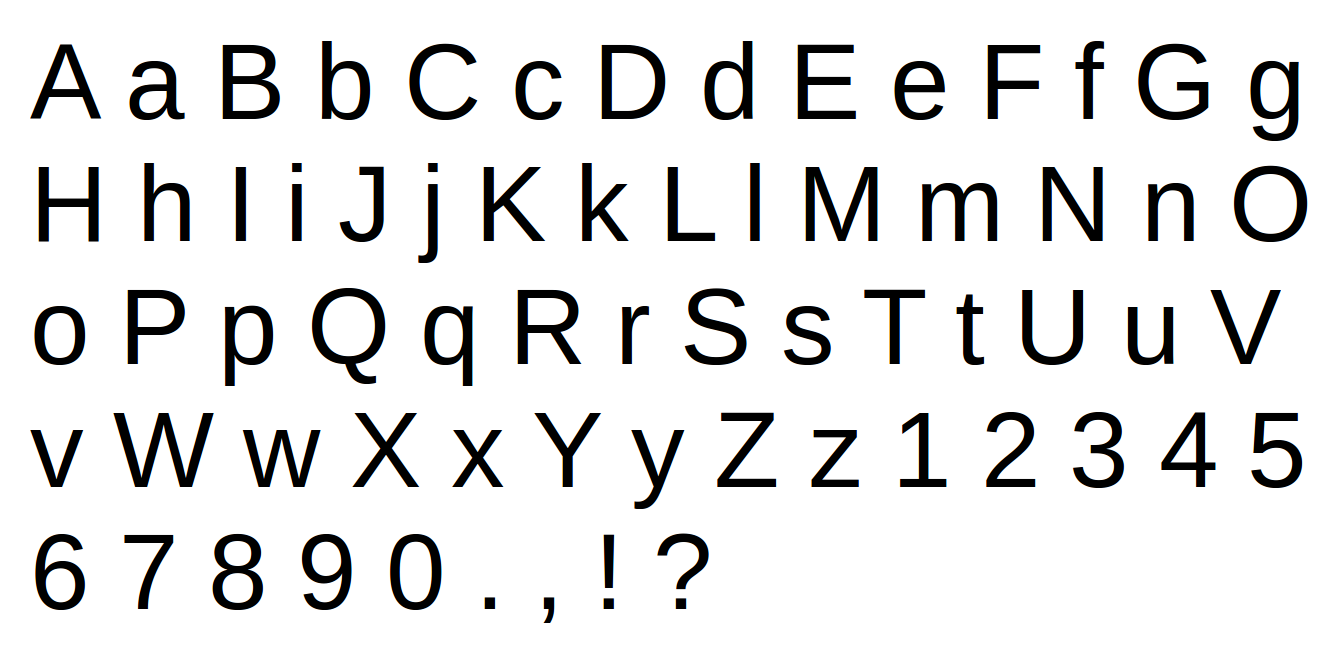
#> input picture resources/arial_org.png, 1327 x 646 px
$ python -i deskewer.py   (imports and definitions only)
#> lines starting #> are read from the running program, lines starting #| are printed output that depends on the picture; after the words box and inside, x2 and y2 are one past the last pixel; in counts of white or black regions, pixels touching at a corner belong together
import numpy as np
import cv2


def deskewer(file_name):
#> called with file_name = 'resources/arial_org.png'
    image = cv2.imread(file_name)
#> image is the input picture: shape (646, 1327, 3); mean B, G, R 227, 226.9, 226.9

    gray = cv2.cvtColor(image, cv2.COLOR_BGR2GRAY)
    gray = cv2.bitwise_not(gray)
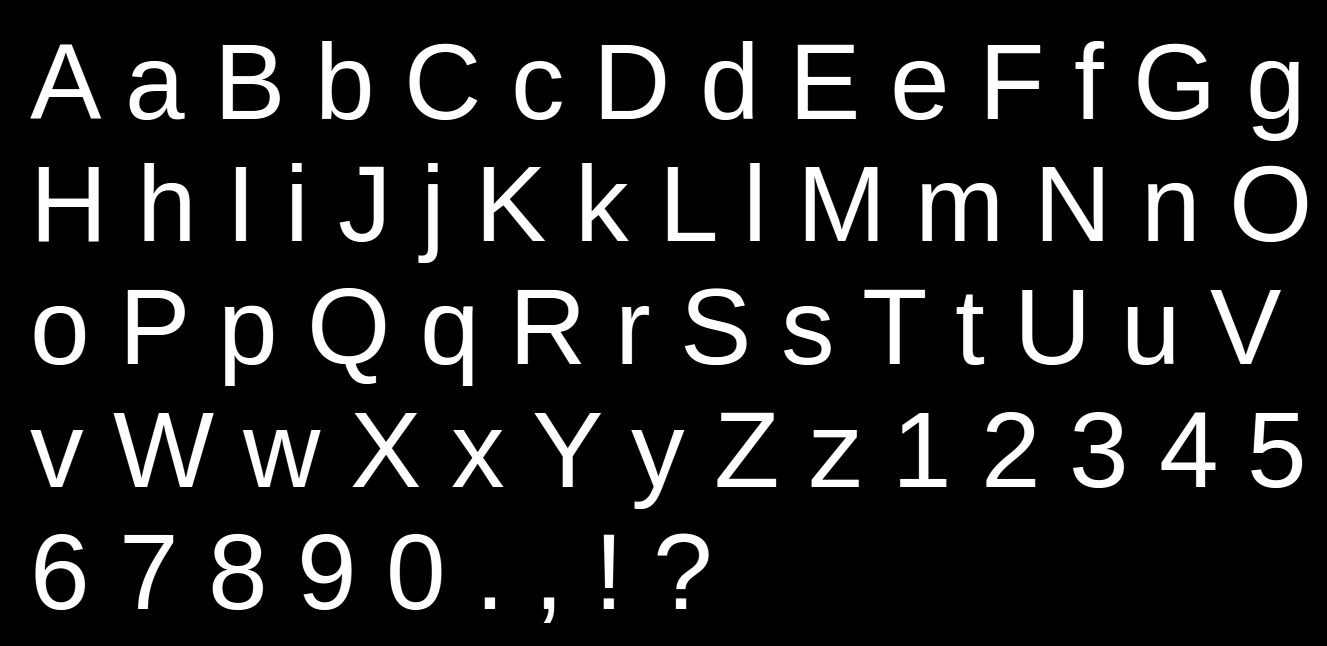
#> gray: shape (646, 1327); min 0, max 255, mean 28.1

    thresh = cv2.threshold(gray, 0, 255, cv2.THRESH_BINARY | cv2.THRESH_OTSU)[1]
#> thresh: shape (646, 1327); 11% white; 70 white regions, largest, box (x1, y1, x2, y2) and area: (114, 413, 214, 487) 2622, (806, 167, 877, 241) 2471, (312, 288, 385, 384) 2278

    # grab the (x, y) coordinates of all pixel values that
    # are greater than zero, then use these coordinates to
    # compute a rotated bounding box that contains all
    # coordinates
    coords = np.column_stack(np.where(thresh > 0))
#> coords = 94430 pairs, first value 41 to 622, second value 31 to 1306
    angle = cv2.minAreaRect(coords)[-1]
#> angle = -90

    # the `cv2.minAreaRect` function returns values in the
    # range [-90, 0); as the rectangle rotates clockwise the
    # returned angle trends to 0 -- in this special case we
    # need to add 90 degrees to the angle
    # otherwise, just take the inverse of the angle to make
    # it positive
    if angle < -45:
        angle = -(90 + angle)
#> angle = 0
    else:
        angle = -angle

    # rotate the image to deskew it
    (h, w) = image.shape[:2]
#> h = 646; w = 1327
    center = (w // 2, h // 2)
#> center = (663, 323)
    M = cv2.getRotationMatrix2D(center, angle, 1.0)
#> M = [[1, 0, 0], [0, 1, 0]]
    rotated = cv2.warpAffine(image, M, (w, h), flags=cv2.INTER_CUBIC, borderMode=cv2.BORDER_REPLICATE)

    return rotated

>>> result = deskewer('resources/arial_org.png')

$ run again, on resources/arial_pl.png
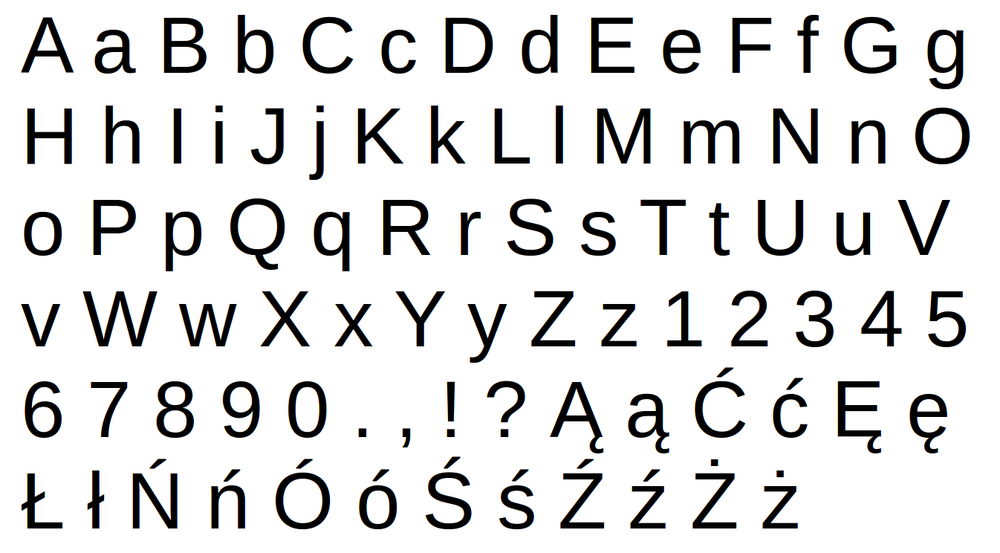
#> input picture resources/arial_pl.png, 1000 x 553 px, shrunk from 1346 x 744 before the run
#> in deskewer, image is the input picture: shape (553, 1000, 3); mean B, G, R 223.8, 223.8, 223.8
#> in deskewer, `gray = cv2.bitwise_not(gray)`:
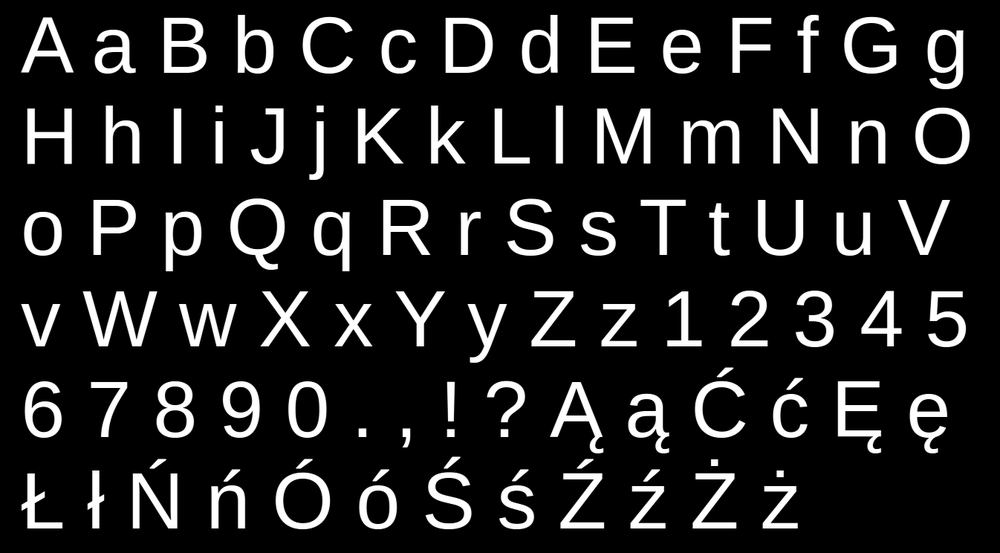
#> gray: shape (553, 1000); min 0, max 255, mean 31.2
#> in deskewer, `thresh = cv2.threshold(gray, 0, 255, cv2.THRESH_BINARY | cv2.THRESH_OT..`:
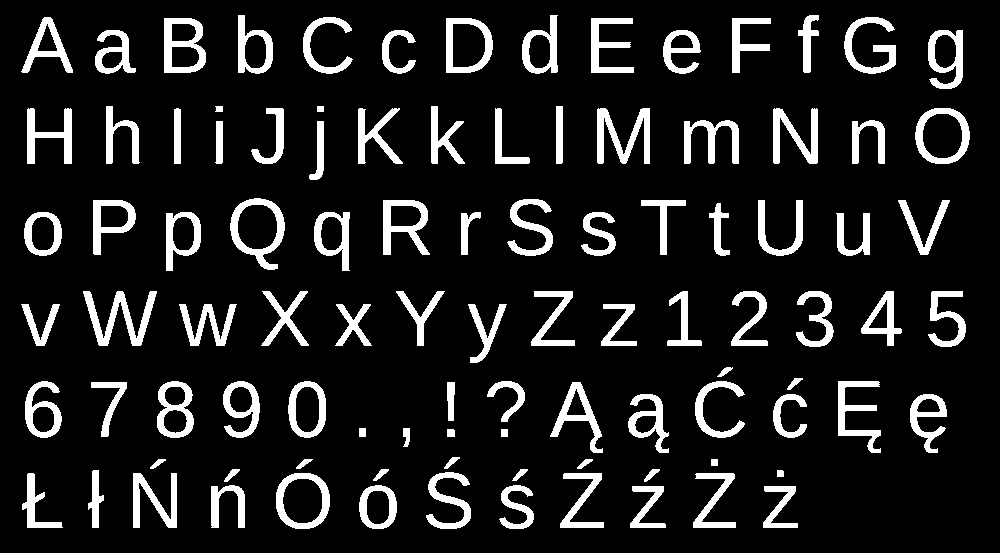
#> thresh: shape (553, 1000); 12.3% white; 100 white regions, largest, box (x1, y1, x2, y2) and area: (83, 291, 157, 346) 1455, (597, 108, 650, 164) 1370, (230, 198, 285, 270) 1267
#> coords = 68128 pairs, first value 15 to 528, second value 21 to 969
#> in deskewer, `angle = cv2.minAreaRect(coords)[-1]`: angle = -90
#> in deskewer, `angle = -(90 + angle)`: angle = 0
#> M = [[1, 0, 0], [0, 1, 0]]

$ run again, on resources/roman_org.png
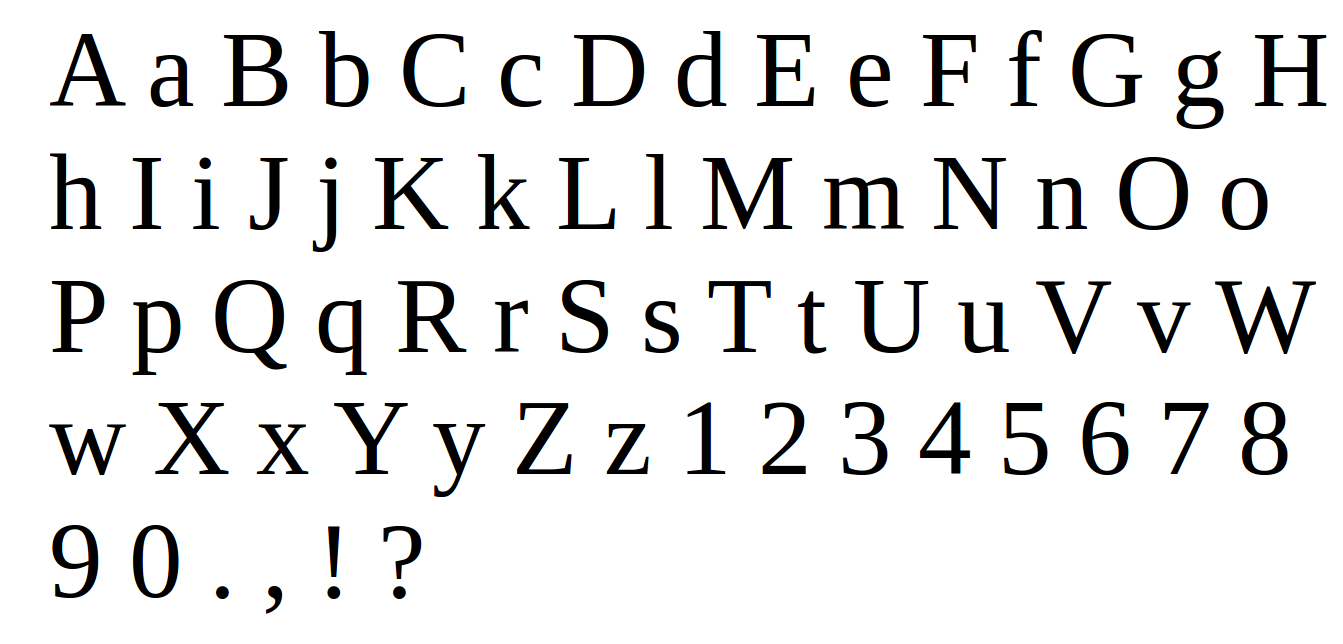
#> input picture resources/roman_org.png, 1343 x 644 px
#> in deskewer, image is the input picture: shape (644, 1343, 3); mean B, G, R 232.1, 232.1, 232.1
#> in deskewer, `gray = cv2.bitwise_not(gray)`:
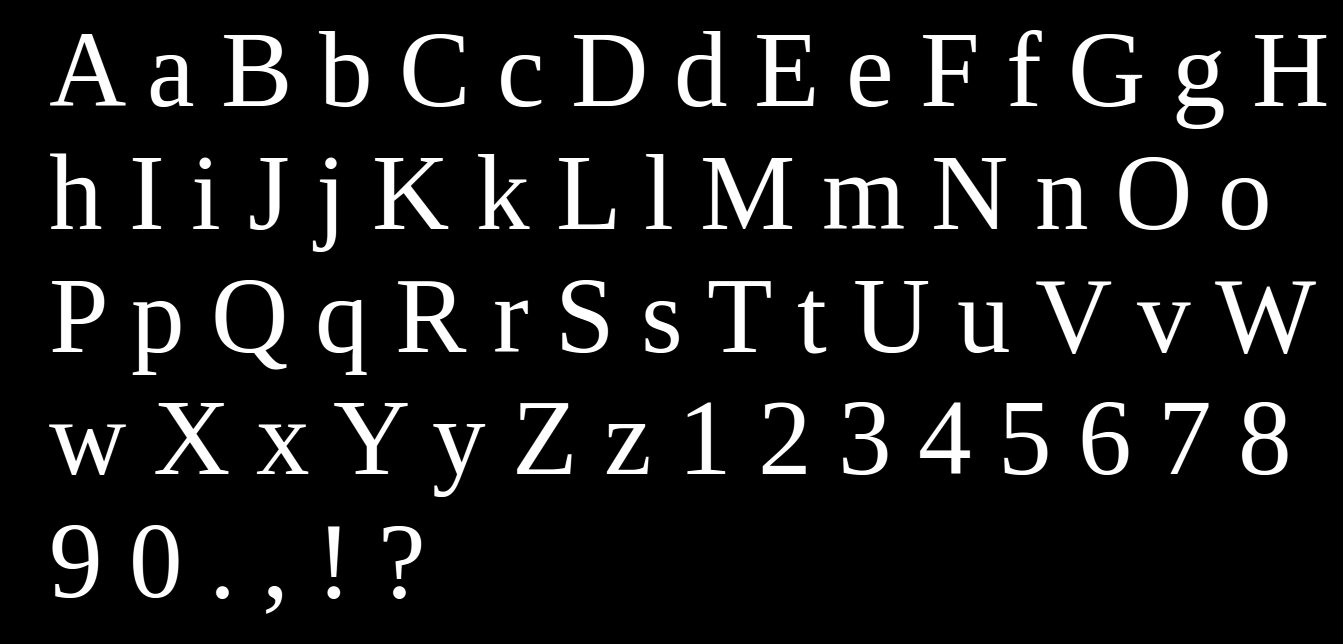
#> gray: shape (644, 1343); min 0, max 255, mean 22.9
#> thresh: shape (644, 1343); 9% white; 70 white regions, largest, box (x1, y1, x2, y2) and area: (703, 158, 792, 229) 2346, (1215, 281, 1316, 354) 2038, (215, 280, 287, 370) 1879
#> coords = 77935 pairs, first value 30 to 613, second value 49 to 1325
#> in deskewer, `angle = cv2.minAreaRect(coords)[-1]`: angle = -89.92
#> in deskewer, `angle = -(90 + angle)`: angle = -0.0806
#> M = [[1, -0.00141, 0.454], [0.00141, 1, -0.943]]
#> in deskewer, `rotated = cv2.warpAffine(image, M, (w, h), flags=cv2.INTER_CUBIC, bord..`:
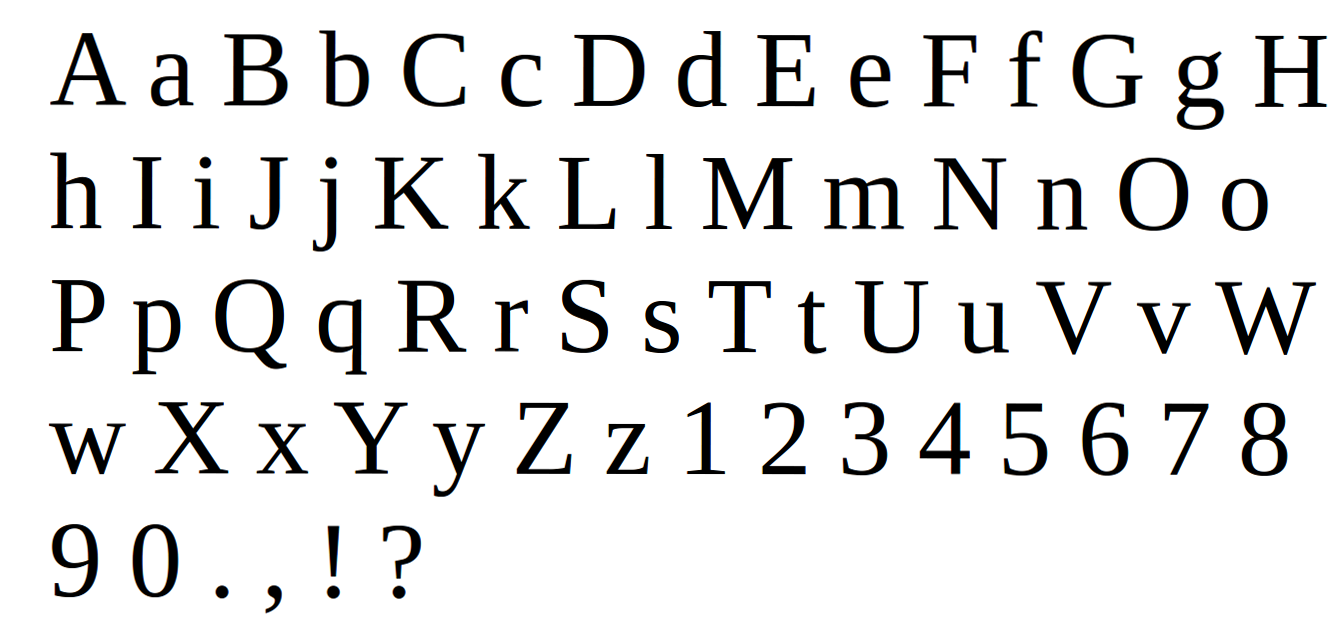
#> rotated: shape (644, 1343, 3); mean B, G, R 232.1, 232.1, 232.1

$ run again, on resources/roman_pl.png
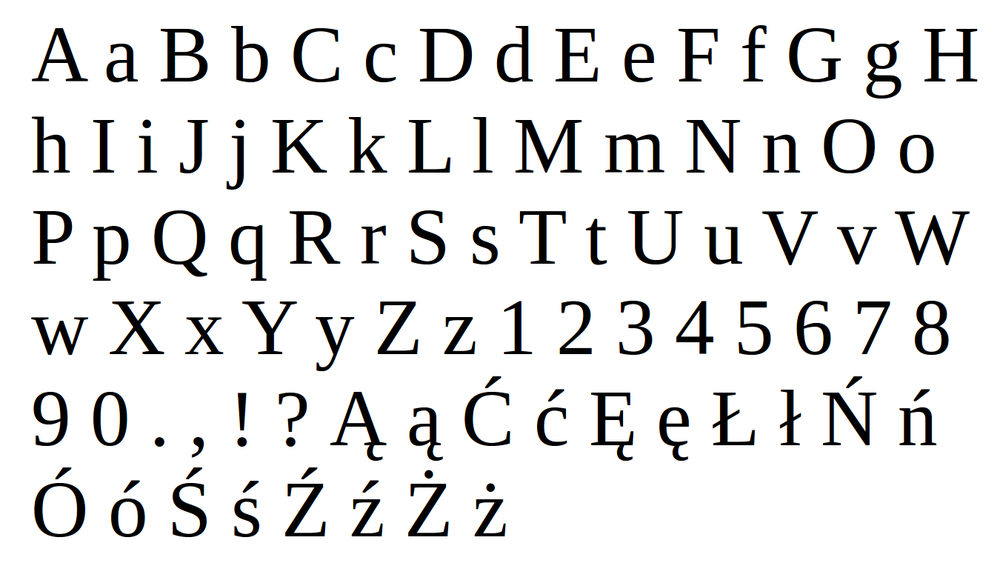
#> input picture resources/roman_pl.png, 1000 x 563 px, shrunk from 1350 x 760 before the run
#> in deskewer, image is the input picture: shape (563, 1000, 3); mean B, G, R 230, 230, 230.1
#> in deskewer, `thresh = cv2.threshold(gray, 0, 255, cv2.THRESH_BINARY | cv2.THRESH_OT..`:
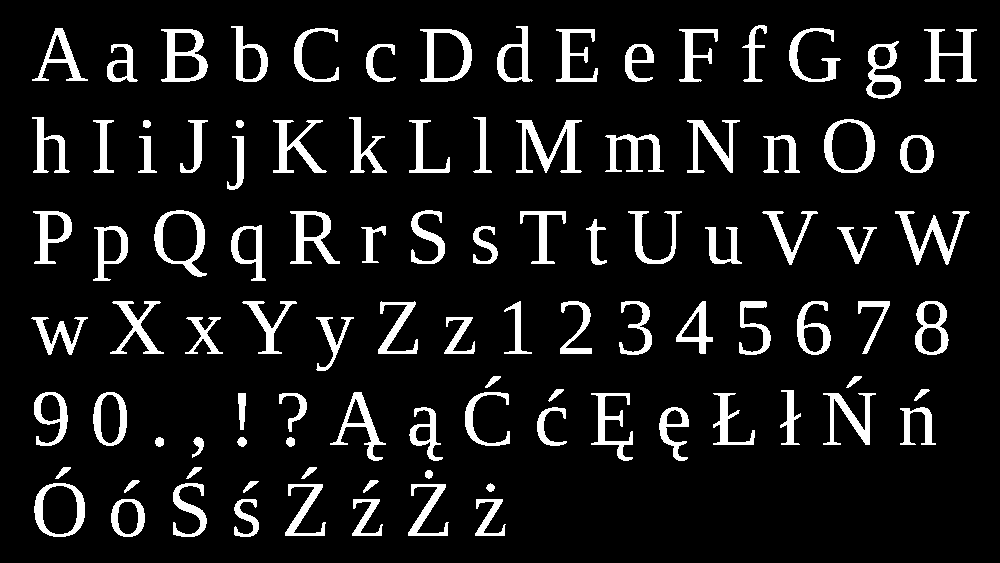
#> thresh: shape (563, 1000); 9.9% white; 100 white regions, largest, box (x1, y1, x2, y2) and area: (516, 120, 582, 173) 1319, (895, 211, 970, 265) 1134, (161, 29, 208, 82) 1073
#> coords = 55837 pairs, first value 25 to 536, second value 31 to 976
#> in deskewer, `angle = cv2.minAreaRect(coords)[-1]`: angle = -89.89
#> in deskewer, `angle = -(90 + angle)`: angle = -0.109
#> M = [[1, -0.0019, 0.534], [0.0019, 1, -0.948]]
#> in deskewer, `rotated = cv2.warpAffine(image, M, (w, h), flags=cv2.INTER_CUBIC, bord..`:
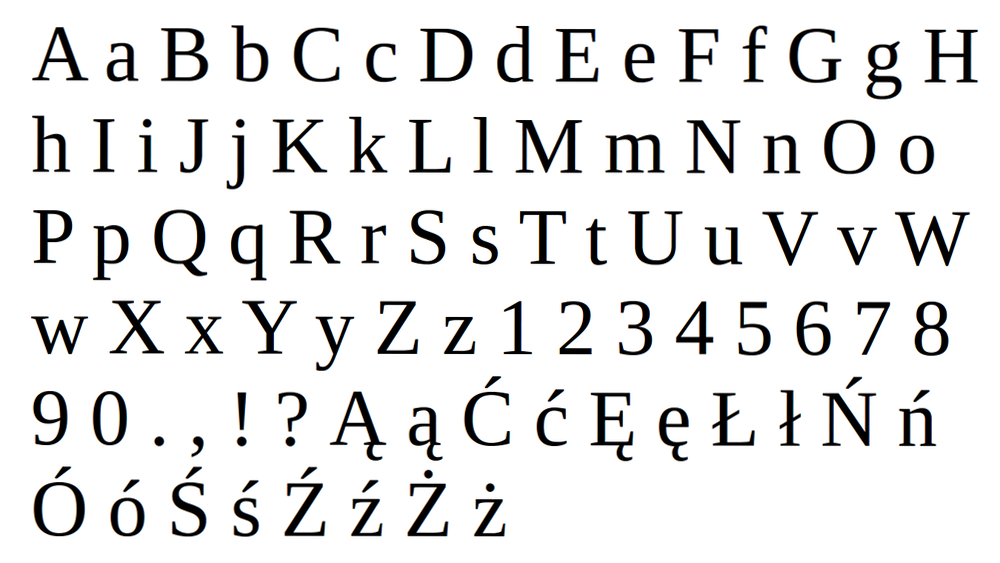
#> rotated: shape (563, 1000, 3); mean B, G, R 230, 230, 230.1
